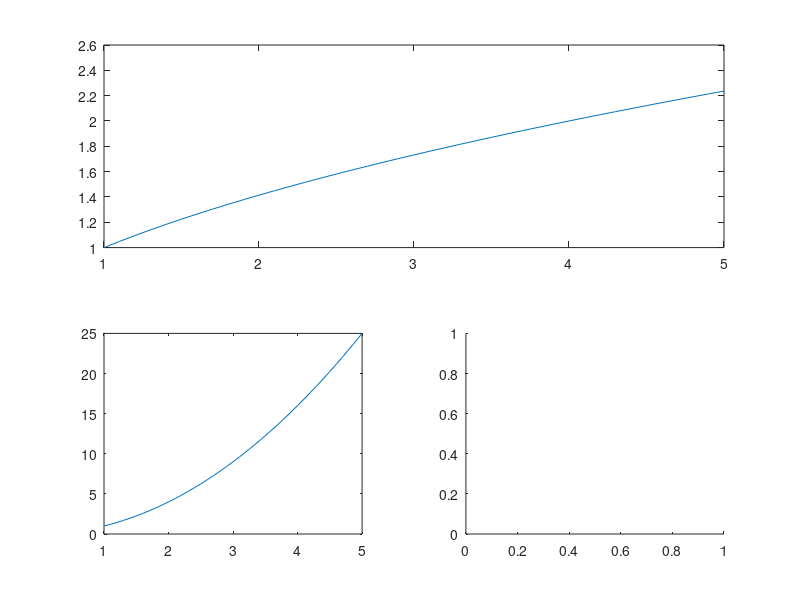

Write the MATLAB code that produced this figure.


clear all, close all

ax1 = subplot(2,2,[1,2]); 
ax2 = subplot(2,2,3);
ax3 = subplot(2,2,4);

x=1:0.1:5;
y1 = sqrt(x);
y2 = x.^ 2;

plot(ax1, x, y1);

plot(ax2, x, y2);